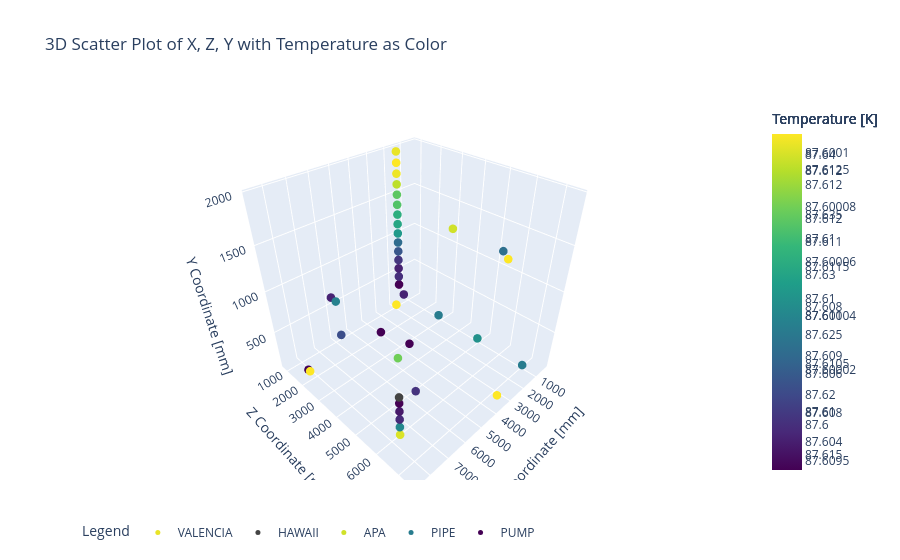

Notebook code cell kept with this figure:
### Code cell
import plotly.graph_objects as go

# Apply masks to filter data based on Y < 2000
tmask = tgrad.profiles["Y"] < 2000
hmask = hawai.profiles["Y"] < 2000
pmask = pipe.profiles["temp"] < 88
amask = apa.profiles["Y"] < 2000

# Create a 3D scatter plot with Plotly
fig = go.Figure()

# Plot the data for VALENCIA (tgrad)
fig.add_trace(go.Scatter3d(
    x=tgrad.profiles[tmask]["X"].values,
    y=tgrad.profiles[tmask]["Z"].values,
    z=tgrad.profiles[tmask]["Y"].values,
    mode='markers',
    marker=dict(
        size=5,
        color=tgrad.profiles[tmask]["temp"].values,  # Color by temperature
        colorscale='Viridis',  # Colormap
        colorbar=dict(title='Temperature [K]')  # Colorbar
    ),
    name='VALENCIA'
))

# Plot the data for HAWAII (hawai)
fig.add_trace(go.Scatter3d(
    x=hawai.profiles[hmask]["X"].values,
    y=hawai.profiles[hmask]["Z"].values,
    z=hawai.profiles[hmask]["Y"].values,
    mode='markers',
    marker=dict(
        size=5,
        color=hawai.profiles[hmask]["temp"].values,
        colorscale='Viridis',
        colorbar=dict(title='Temperature [K]')
    ),
    name='HAWAII'
))

# Plot the data for APA (apa)
fig.add_trace(go.Scatter3d(
    x=apa.profiles[amask]["X"].values,
    y=apa.profiles[amask]["Z"].values,
    z=apa.profiles[amask]["Y"].values,
    mode='markers',
    marker=dict(
        size=5,
        color=apa.profiles[amask]["temp"].values,
        colorscale='Viridis',
        colorbar=dict(title='Temperature [K]')
    ),
    name='APA'
))

# Plot the data for PIPE (pipe)
fig.add_trace(go.Scatter3d(
    x=pipe.profiles[pmask]["X"].values,
    y=pipe.profiles[pmask]["Z"].values,
    z=pipe.profiles[pmask]["Y"].values,
    mode='markers',
    marker=dict(
        size=5,
        color=pipe.profiles[pmask]["temp"].values,
        colorscale='Viridis',
        colorbar=dict(title='Temperature [K]')
    ),
    name='PIPE'
))

# Plot the data for PUMP (pp)
fig.add_trace(go.Scatter3d(
    x=pp.profiles["X"].values,
    y=pp.profiles["Z"].values,
    z=pp.profiles["Y"].values,
    mode='markers',
    marker=dict(
        size=5,
        color=pp.profiles["temp"].values,
        colorscale='Viridis',
        colorbar=dict(title='Temperature [K]')
    ),
    name='PUMP'
))

# Update layout for titles and axis labels
fig.update_layout(
    title="3D Scatter Plot of X, Z, Y with Temperature as Color",
    scene=dict(
        xaxis_title='X Coordinate [mm]',
        yaxis_title='Z Coordinate [mm]',
        zaxis_title='Y Coordinate [mm]'
    ),
    legend=dict(title="Legend", orientation="h")
)

# Show the interactive plot
fig.show()

# Check the 'pipe' profile data
print(hawai.profiles)

### Figure 1 — Plotly figure (JSON) as saved in the notebook; plotly's stock layout.template omitted (floating-point values rounded to 4 significant figures)
{"data": [{"marker": {"color": [87.61, 87.61, 87.61, 87.61, 87.61, 87.61, 87.61, 87.61, 87.61, 87.61, 87.61, 87.61, 87.61, 87.61, 87.61], "colorbar": {"title": {"text": "Temperature [K]"}}, "colorscale": [[0, "#440154"], [0.1111, "#482878"], [0.2222, "#3e4989"], [0.3333, "#31688e"], [0.4444, "#26828e"], [0.5556, "#1f9e89"], [0.6667, "#35b779"], [0.7778, "#6ece58"], [0.8889, "#b5de2b"], [1, "#fde725"]], "size": 5}, "mode": "markers", "name": "VALENCIA", "type": "scatter3d", "x": [1514, 1514, 1514, 1514, 1514, 1514, 1514, 1514, 1514, 1514, 1514, 1514, 1514, 1514, 1514], "y": [861, 861, 861, 861, 861, 861, 861, 861, 861, 861, 861, 861, 861, 861, 861], "z": [1957, 1839, 1721, 1603, 1485, 1367, 1249, 1131, 1013, 895, 777, 659, 541, 423, 305]}, {"marker": {"color": [null, 87.61, 87.61, 87.61, 87.61, 87.61, 87.61, 87.61], "colorbar": {"title": {"text": "Temperature [K]"}}, "colorscale": [[0, "#440154"], [0.1111, "#482878"], [0.2222, "#3e4989"], [0.3333, "#31688e"], [0.4444, "#26828e"], [0.5556, "#1f9e89"], [0.6667, "#35b779"], [0.7778, "#6ece58"], [0.8889, "#b5de2b"], [1, "#fde725"]], "size": 5}, "mode": "markers", "name": "HAWAII", "type": "scatter3d", "x": [7855, 7855, 7855, 7855, 7855, 7855, 7855, 7855], "y": [6258, 6258, 6258, 6258, 6258, 6258, 6258, 6258], "z": [643, 571, 470, 368, 267, 165, 1587, 1079]}, {"marker": {"color": [87.64, 87.64, 87.62, 87.61, 87.62, 87.63], "colorbar": {"title": {"text": "Temperature [K]"}}, "colorscale": [[0, "#440154"], [0.1111, "#482878"], [0.2222, "#3e4989"], [0.3333, "#31688e"], [0.4444, "#26828e"], [0.5556, "#1f9e89"], [0.6667, "#35b779"], [0.7778, "#6ece58"], [0.8889, "#b5de2b"], [1, "#fde725"]], "size": 5}, "mode": "markers", "name": "APA", "type": "scatter3d", "x": [326, 330, 326, 7491, 7491, 7492], "y": [2917, 5497, 5254, 5256, 2922, 3165], "z": [1189, 1123, 1186, 1115, 1114, 1107]}, {"marker": {"color": [87.61, 87.61, 87.61, 87.6, 87.61, 87.6, 87.6, 87.61], "colorbar": {"title": {"text": "Temperature [K]"}}, "colorscale": [[0, "#440154"], [0.1111, "#482878"], [0.2222, "#3e4989"], [0.3333, "#31688e"], [0.4444, "#26828e"], [0.5556, "#1f9e89"], [0.6667, "#35b779"], [0.7778, "#6ece58"], [0.8889, "#b5de2b"], [1, "#fde725"]], "size": 5}, "mode": "markers", "name": "PIPE", "type": "scatter3d", "x": [1470, 3700, 1470, 5930, 1470, 3700, 1470, 5930], "y": [7223, 7438, 5184, 5399, 3164, 3279, 1114, 1329], "z": [186, 186, 186, 186, 186, 86, 186, 186]}, {"marker": {"color": [87.6, 87.6], "colorbar": {"title": {"text": "Temperature [K]"}}, "colorscale": [[0, "#440154"], [0.1111, "#482878"], [0.2222, "#3e4989"], [0.3333, "#31688e"], [0.4444, "#26828e"], [0.5556, "#1f9e89"], [0.6667, "#35b779"], [0.7778, "#6ece58"], [0.8889, "#b5de2b"], [1, "#fde725"]], "size": 5}, "mode": "markers", "name": "PUMP", "type": "scatter3d", "x": [8545, 8545], "y": [2240, 2340], "z": [257, 257]}], "layout": {"legend": {"orientation": "h", "title": {"text": "Legend"}}, "scene": {"xaxis": {"title": {"text": "X Coordinate [mm]"}}, "yaxis": {"title": {"text": "Z Coordinate [mm]"}}, "zaxis": {"title": {"text": "Y Coordinate [mm]"}}}, "title": {"text": "3D Scatter Plot of X, Z, Y with Temperature as Color"}}}
